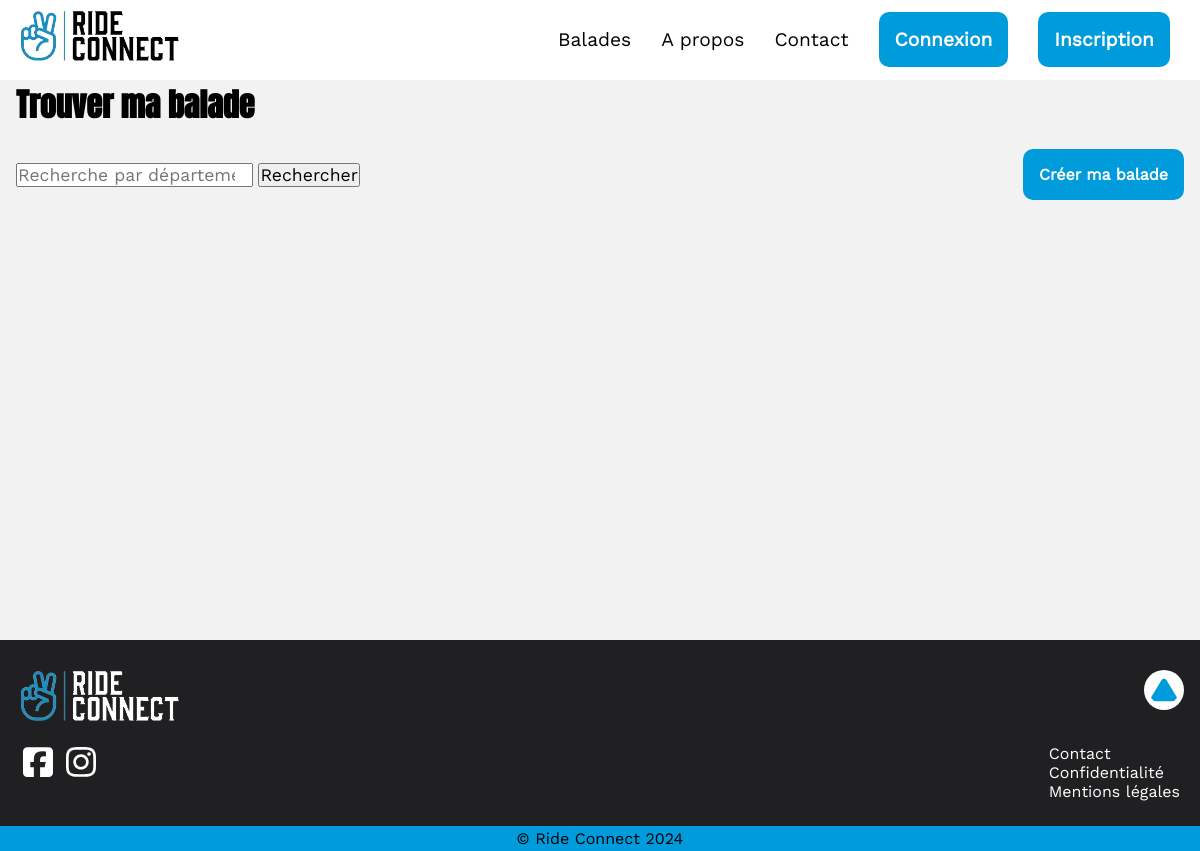
Page /balades on the earlier database version.
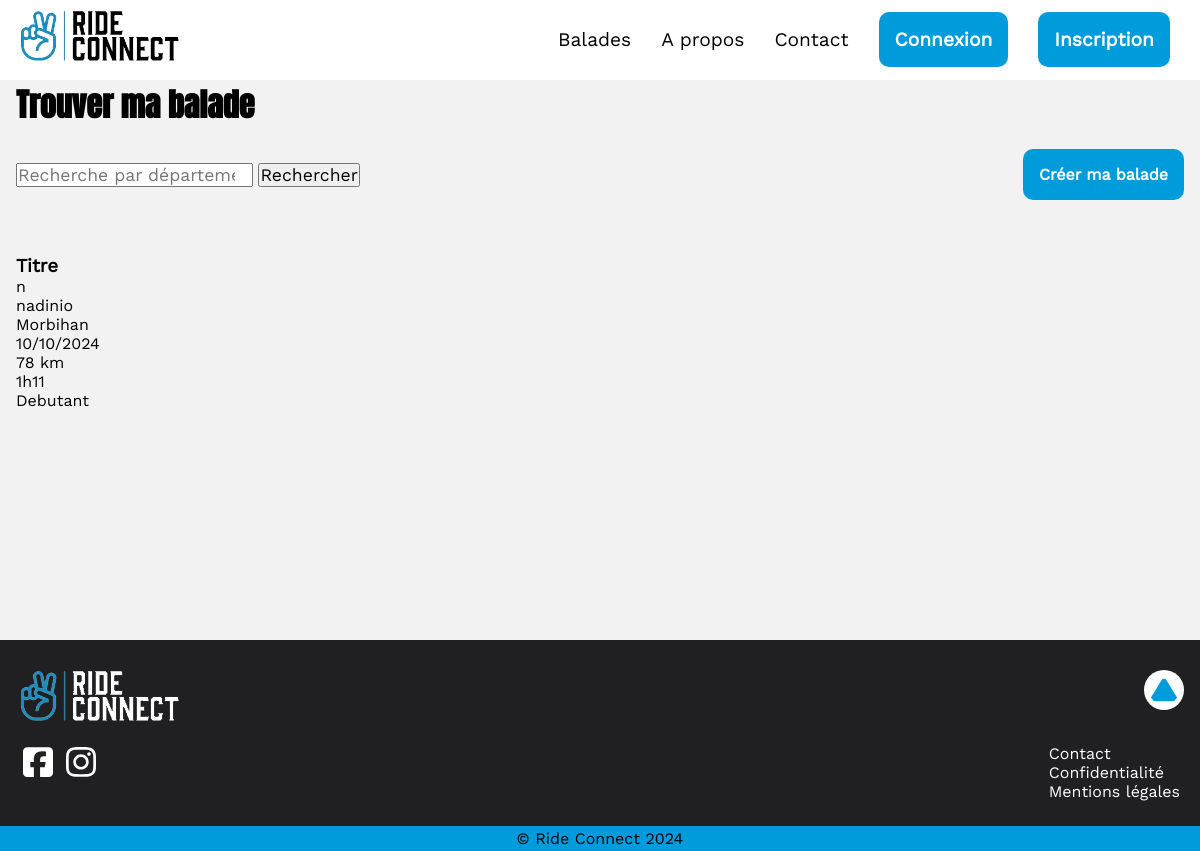
Same page on the later database version.
### tables this page shows
CREATE TABLE `balade` (
  `idBalade` int(11) NOT NULL,
  `title` varchar(50) NOT NULL,
  `date` date NOT NULL,
  `time` time NOT NULL,
  `length` int(11) NOT NULL,
  `duration` decimal(4,2) NOT NULL,
  `difficulty` varchar(20) NOT NULL,
  `partNumber` int(11) NOT NULL,
  `startPoint` varchar(50) NOT NULL,
  `arrival` varchar(50) NOT NULL,
  `department` varchar(50) NOT NULL,
  `region` varchar(50) NOT NULL,
  `meetingPoint` varchar(50) NOT NULL,
  `precisions` text NOT NULL,
  `map` text DEFAULT NULL,
  `waypoints` text NOT NULL,
  `idUser` int(11) NOT NULL
);

CREATE TABLE `_user` (
  `idUser` int(11) NOT NULL,
  `email` varchar(50) NOT NULL,
  `password` varchar(200) DEFAULT NULL,
  `pseudo` varchar(15) NOT NULL,
  `name` varchar(50) DEFAULT NULL,
  `firstName` varchar(50) DEFAULT NULL,
  `isAdmin` tinyint(1) DEFAULT NULL
);

### app/controllers/ridesController.php (called while the page is built, shortened)
<?php
class RidesController extends RideModel {
    public function index() {
        $rides = $this->makeRidesList();
        foreach($rides as $ride) {
            $params = ['balade.idUser' => $ride->idUser];
            $pseudo = $this->getCreatorPseudo($ride, $params);
        }
        include ROOT.'/app/views/rides.php';
    }
    public function makeRidesList() {
        $columns = ['idUser', 'idBalade', 'title', 'department', 'date', 'length', 'duration', 'difficulty'];
        if ($_SERVER['REQUEST_METHOD'] == 'POST') {
            if (isset($_POST['rideSearch']) && !empty($_POST['rideSearch'])) {
                $rides = $this->findAndOrder($columns, ['region' => $_POST['rideSearch'], 'department' => $_POST['rideSearch']], 'OR', 'date', 'ASC');
            }
            elseif (isset($_POST['rideSearch']) && empty($_POST['rideSearch'])) {
                $_SESSION['message'] = "Veuillez renseigner un département ou une région.";
                $rides = $this->findAndOrder($columns, $params = [], "", 'date', 'ASC');
            }
        }
        else {
            $rides = $this->findAndOrder($columns, $params = [], "", 'date', 'ASC');
        }
        return $rides;
    }
}

### index.php (called while the page is built, shortened)
<?php
$routage = new routage;
$routage->start();
?>

### app/models/model.php (called while the page is built, shortened)
<?php
class Model extends DbConnector {
    protected $table;
    public function request(string $sql, array $params = null) {
        $this->db = DbConnector::getInstance();
        if ($params !== null) {
            $query = $this->db->prepare($sql);
            $query->execute($params);
            return $query;
        }
        else {
            return $this->db->query($sql);
        }
    }
    public function findAndOrder(array $columns, array $params, $operator, $order, $way) {
        if(!empty($order)) {
            $orderBy = ' ORDER BY '.$order." $way";
        }
        if (empty($columns)) {
            $columnsList = ' * ';
        }
        else {
            $columnsList = implode(', ', $columns);
        }
        $where = '';
        $values = [];
        $result = $this->request('SELECT '.$columnsList.' FROM '.$this->table.$where.$orderBy, $values)->fetchAll();
        return $result;
    }
    public function findSomeWithJoin(array $columns = [], array $joinParams = [], array $params = []) {
        if (empty($columns)) {
            $columnsList = ' * ';
        }
        else {
            $columnsList = implode(', ', $columns);
        }
        $query = 'SELECT '.$columnsList.' FROM ' .$this->table;
        if (!empty($joinParams)) {
            foreach($joinParams as $joinParam) {
                $query .= ' JOIN ' .$joinParam['table'].' ON '.$joinParam['condition'];
            }
        }
        $where = '';
        $values = [];
        if (!empty($params)) {
            $where = ' WHERE ';
            $fields = [];
            foreach($params as $field => $value) {
                $fields[] = "$field = ?";
                $values[] = $value;
            }
            $where .= implode(' AND ', $fields);
        }
        $query .= $where;
        $result = $this->request($query, $values)->fetchAll();
        return $result;
    }
}

### app/models/rideModel.php (called while the page is built, shortened)
<?php
class RideModel extends Model {
    public function __construct() {
        $this->table = 'balade';
    }
    protected function getCreatorPseudo($ride, $params) {
        $columns = ['_user.pseudo'];
        $joinParams = [
            [
            'table' => '_user',
            'condition' => 'balade.idUser = _user.idUser'
            ]
        ];
        return $this->findSomeWithJoin($columns, $joinParams, $params);
    }
}

### app/models/DbConnector.php (called while the page is built, shortened)
<?php
class DbConnector extends PDO {
    private static $instance;
    public function __construct() {
        $dsn = 'mysql:dbname='.$_ENV['DB_NAME'].';host='.$_ENV['DB_HOST'];
    }
    public static function getInstance(): ?self {
        if(self::$instance === null) {
            try {
                self::$instance = new self();
            } catch(PDOException $e) {
                error_log($e->getMessage());
                $_SESSION['error'] = "Cette fonctionnalité est actuellement indisponible. Nos excuses pour la gêne occasionée.";
                return null;
            }
        }
        return self::$instance;
    }
}

### app/views/rides.php (the view, shortened to what the changed rows need)
<?php include ROOT.'/app/views/header.php'; ?>
<main id="ridesPage" class="container">
    <h1>Trouver ma balade</h1>
    <section id="rideList">
        <?php if (isset($rides)) : ?>
        <div>
            <?php foreach ($rides as $index => $ride) :?>
            <article>
                <a href="balades/<?= $ride->idBalade ?>"><h3>
                    <?= $ride->title?>
                </h3></a>
                <div>
                    <p><?= substr($pseudo[$index]->pseudo, 0, 1) ?></p>
                    <p><?= $pseudo[$index]->pseudo ?></p>
                </div>
                <div>
                    <p><?= $ride->department ?></p>
                </div>
                <div>
                    <p><?= date("d/m/Y", strtotime($ride->date)) ?></p>
                    <p><?= $ride->length ?> km</p>
                </div>
                <div>
                    <p>
                        <?php
                        if((($ride->duration)/60) < 1) {
                            echo (round(($ride->duration)%60).' min');
                        }
                        else {
                            echo (floor(($ride->duration)/60).'h'.sprintf('%02d', (round(($ride->duration)%60)))) ;
                        }
                        ?>
                    </p>
                    <p><?= ucfirst($ride->difficulty) ?></p>
                </div>
            </article>
            <?php endforeach ?>
            <?php endif ?>
        </div>
    </section>
</main>

Differences in the rows shown:
added balade: title "Titre", idUser.pseudo "n", idUser.pseudo "nadinio", department "Morbihan", date "10/10/2024", length "78", floor(($ride->duration)/60) "1", ($ride->duration)%60 "11", difficulty "Debutant"
